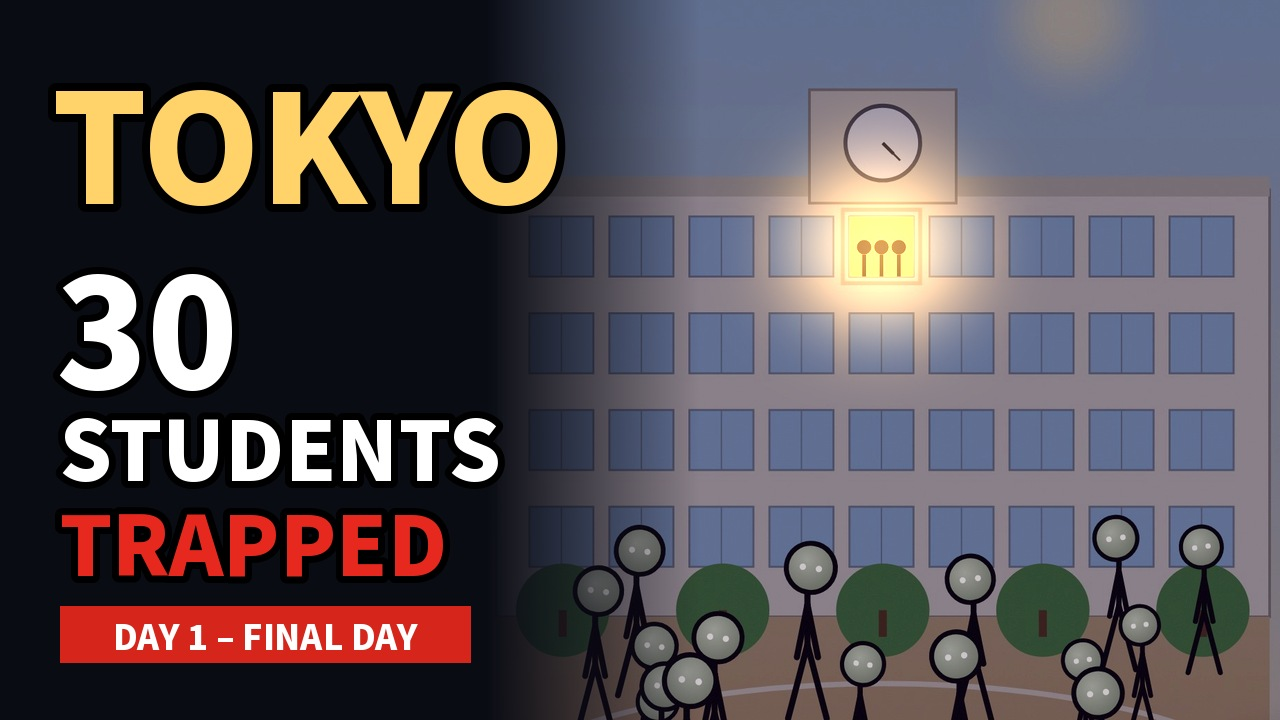
#> input picture templates/zerohour_thumbnail/example_tokyo.jpg, 1280 x 720 px
$ python make_thumbnail.py example_tokyo.jpg out.png
#> lines starting #> are read from the running program, lines starting #| are printed output that depends on the picture
"""ZERO HOUR long-form YouTube thumbnail (1280x720).

Layout: dark panel on the left with stacked text, scene image on the right
(fades into the panel), warm glow on one focal point.

  CITY          big gold headline (e.g. TOKYO, NEW DELHI)
  30            big white number
  STUDENTS      white
  TRAPPED       red
  [DAY 1 – FINAL DAY]  red label

Usage:
  python3 make_thumbnail.py scene.jpg out.jpg --city TOKYO --num 30 \
      --line1 STUDENTS --line2 TRAPPED --label "DAY 1 – FINAL DAY" \
      --crop 390,40,1536,1080 --glow 880,245
`scene.jpg` is a clean 1920x1080 frame (no captions/HUD).
"""
import argparse, os
from PIL import Image, ImageDraw, ImageFont, ImageEnhance, ImageFilter, ImageChops

HERE = os.path.dirname(os.path.abspath(__file__))
FONT = os.path.join(HERE, 'NSJP900.ttf')
GOLD, WHITE, RED, PANEL = (255, 211, 106), (255, 255, 255), (230, 40, 30), (10, 12, 20)


def font(size):
    return ImageFont.truetype(FONT, size)


def main():
    ap = argparse.ArgumentParser()
    ap.add_argument('scene'); ap.add_argument('out')
    ap.add_argument('--city', default='TOKYO')
    ap.add_argument('--num', default='30')
    ap.add_argument('--line1', default='STUDENTS')
    ap.add_argument('--line2', default='TRAPPED')
    ap.add_argument('--label', default='DAY 1 – FINAL DAY')
    ap.add_argument('--crop', default='390,40,1536,1080', help='x0,y0,x1,y1 of the scene to show on the right')
    ap.add_argument('--glow', default='880,245', help='x,y of the focal glow on the 1280x720 canvas ("" for none)')
    a = ap.parse_args()

    src = Image.open(a.scene).convert('RGB')
#> src is the input picture: PIL image 1280x720 RGB; mean R, G, B 88.1, 81.3, 86.2
    img = src.crop(tuple(int(v) for v in a.crop.split(','))).resize((793, 720), Image.LANCZOS)
    img = ImageEnhance.Color(img).enhance(1.1)
    img = Image.blend(img, Image.new('RGB', img.size, (40, 20, 60)), .28)   # dusk grade
    img = ImageEnhance.Contrast(img).enhance(1.25)
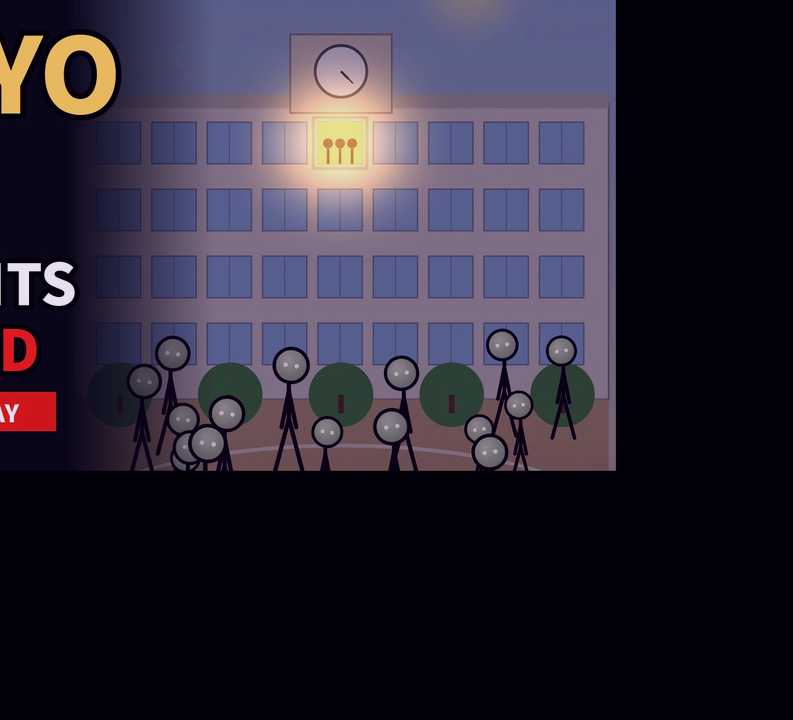
#> img: PIL image 793x720 RGB; mean R, G, B 47, 41.4, 56.7

    th = Image.new('RGB', (1280, 720), PANEL)
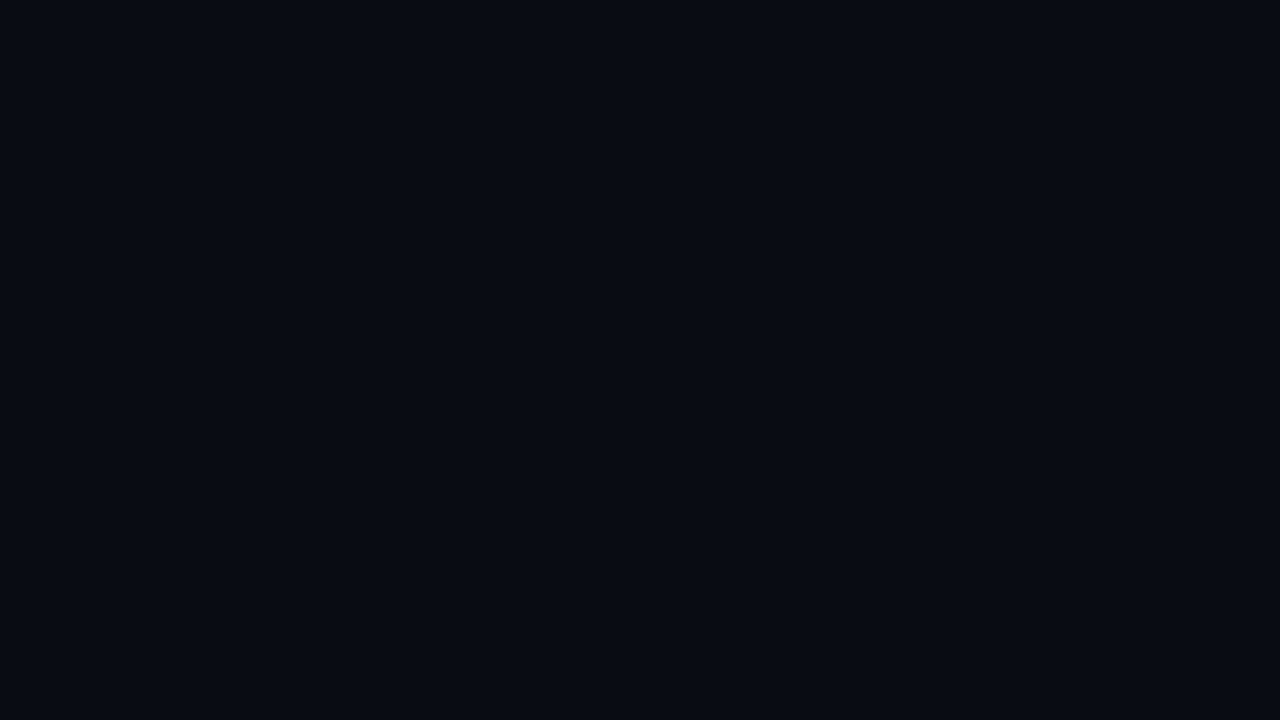
#> th: PIL image 1280x720 RGB; mean R, G, B 10, 12, 20
    th.paste(img, (487, 0))
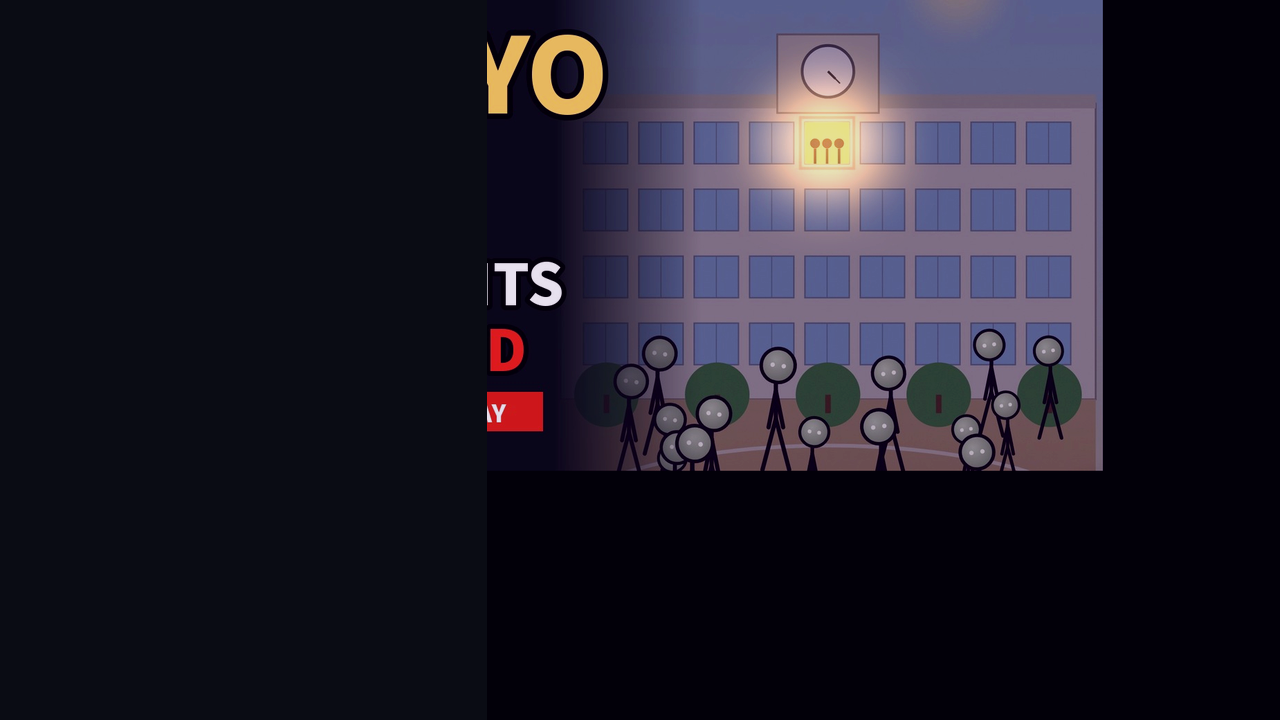
#> th: PIL image 1280x720 RGB; mean R, G, B 32.9, 30.2, 42.7
    fade = Image.new('L', th.size, 0); d = ImageDraw.Draw(fade)
#> after `fade = Image.new('L', th.size, 0)`: fade: PIL image 1280x720 L; every value is 0
    for x in range(487, 700):
        d.line([(x, 0), (x, 720)], fill=int(255 * (1 - (x - 487) / 213)))
    th.paste(Image.new('RGB', th.size, PANEL), (0, 0), fade)

    if a.glow:
        gx, gy = (int(v) for v in a.glow.split(','))
        g = Image.new('RGB', th.size, (0, 0, 0))
#> g: PIL image 1280x720 RGB; every value is 0
        ImageDraw.Draw(g).ellipse([gx - 80, gy - 75, gx + 80, gy + 75], fill=(255, 190, 90))
        th = ImageChops.add(th, g.filter(ImageFilter.GaussianBlur(40)))
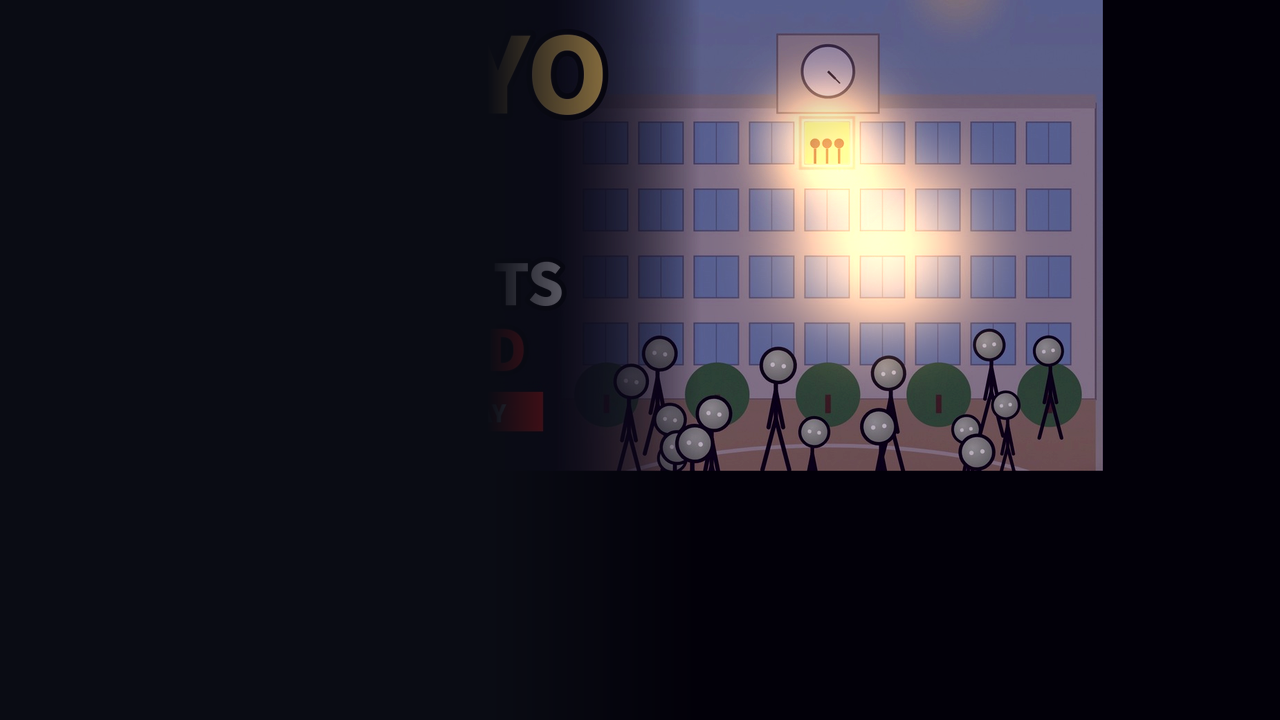
#> th: PIL image 1280x720 RGB; mean R, G, B 35.4, 33.1, 43.3

    d = ImageDraw.Draw(th)

    def st(xy, t, f, fill, sw=7):
        d.text(xy, t, font=f, fill=fill, stroke_width=sw, stroke_fill=(0, 0, 0))

    city_size = 150 if len(a.city) <= 6 else 96
    st((52, 30), a.city, font(city_size), GOLD, sw=8)
    st((56, 215), a.num, font(150), WHITE)
    st((60, 385), a.line1, font(82), WHITE)
    st((60, 480), a.line2, font(82), RED)
    d.rectangle([60, 606, 470, 662], fill=(214, 38, 28))
    d.text((265, 635), a.label, font=font(34), fill=WHITE, anchor='mm')
    th.save(a.out, quality=93)
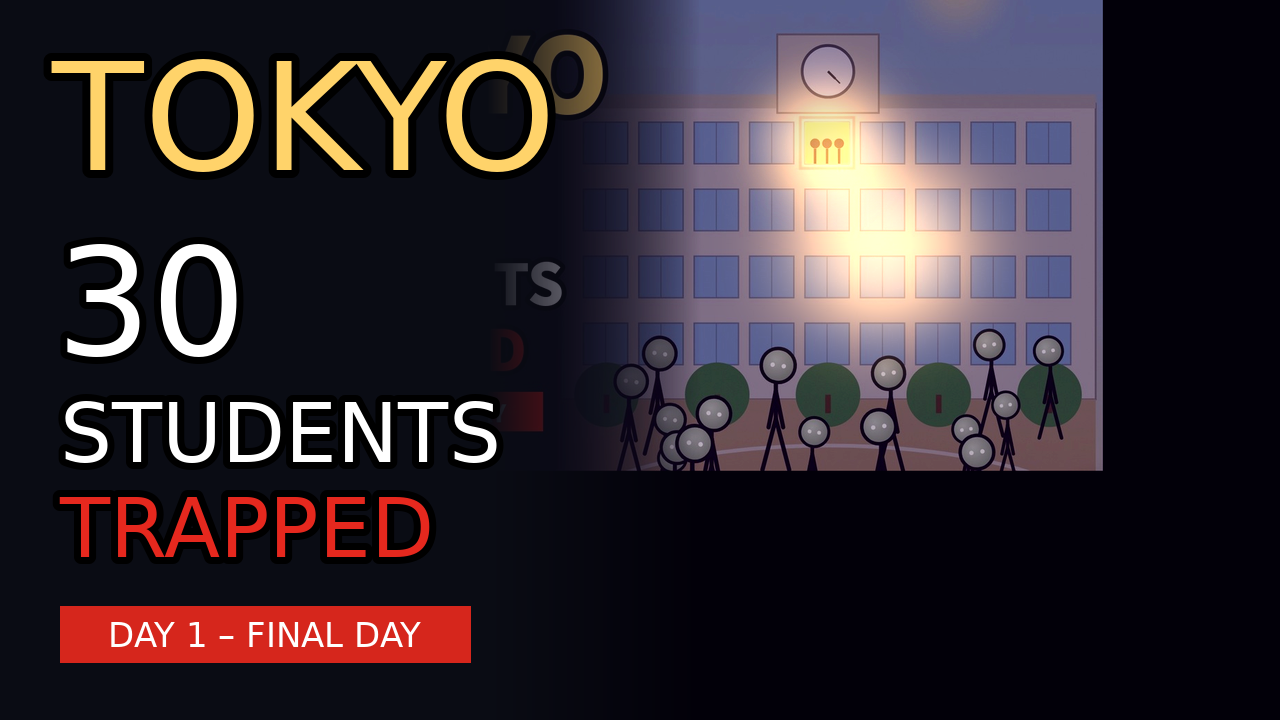
#> saved as out.png: PIL image 1280x720 RGB; mean R, G, B 50.4, 41.4, 48.3


if __name__ == '__main__':
    main()
